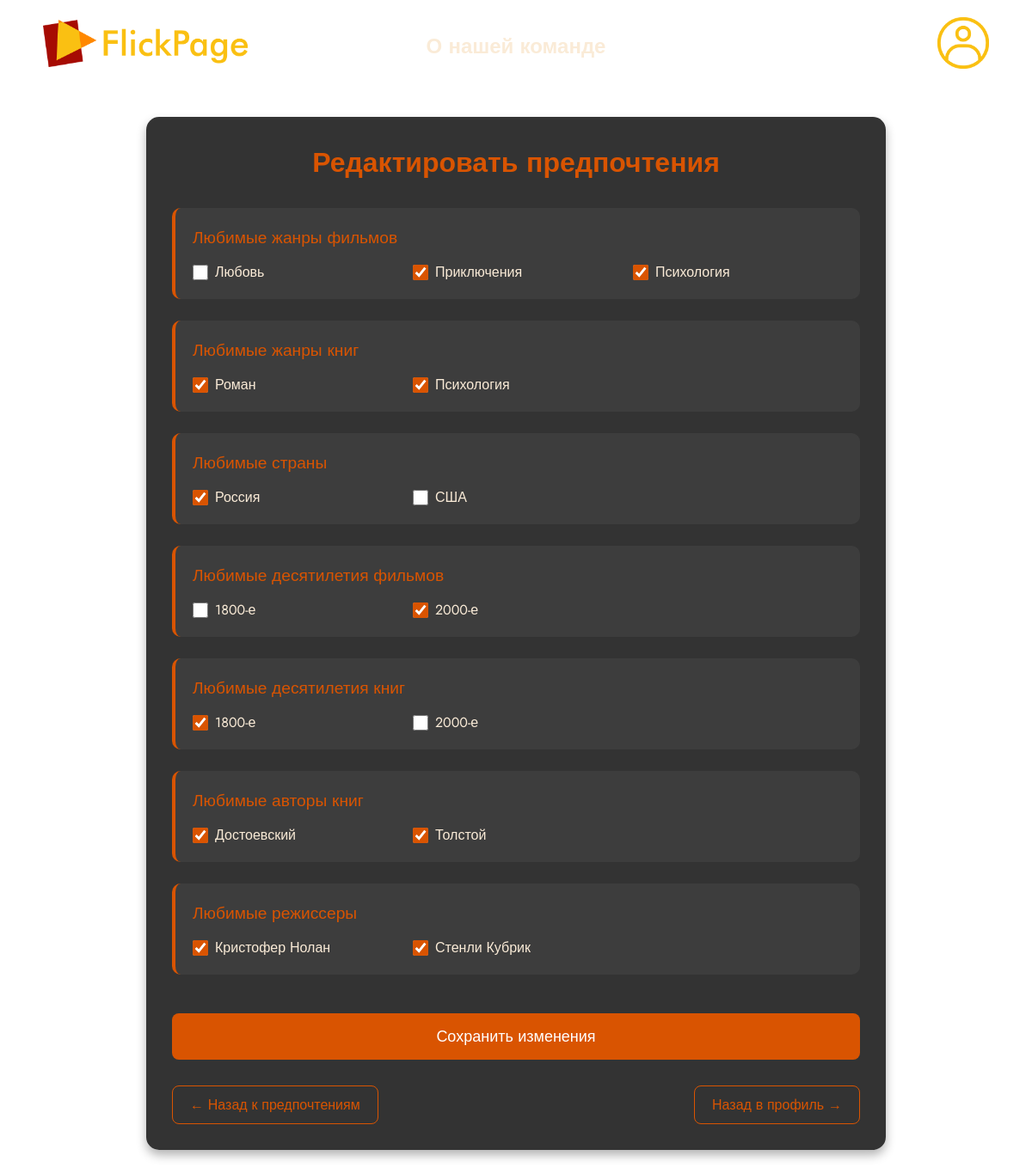
Page /preferences/edit/ (signed in) on the earlier database version.
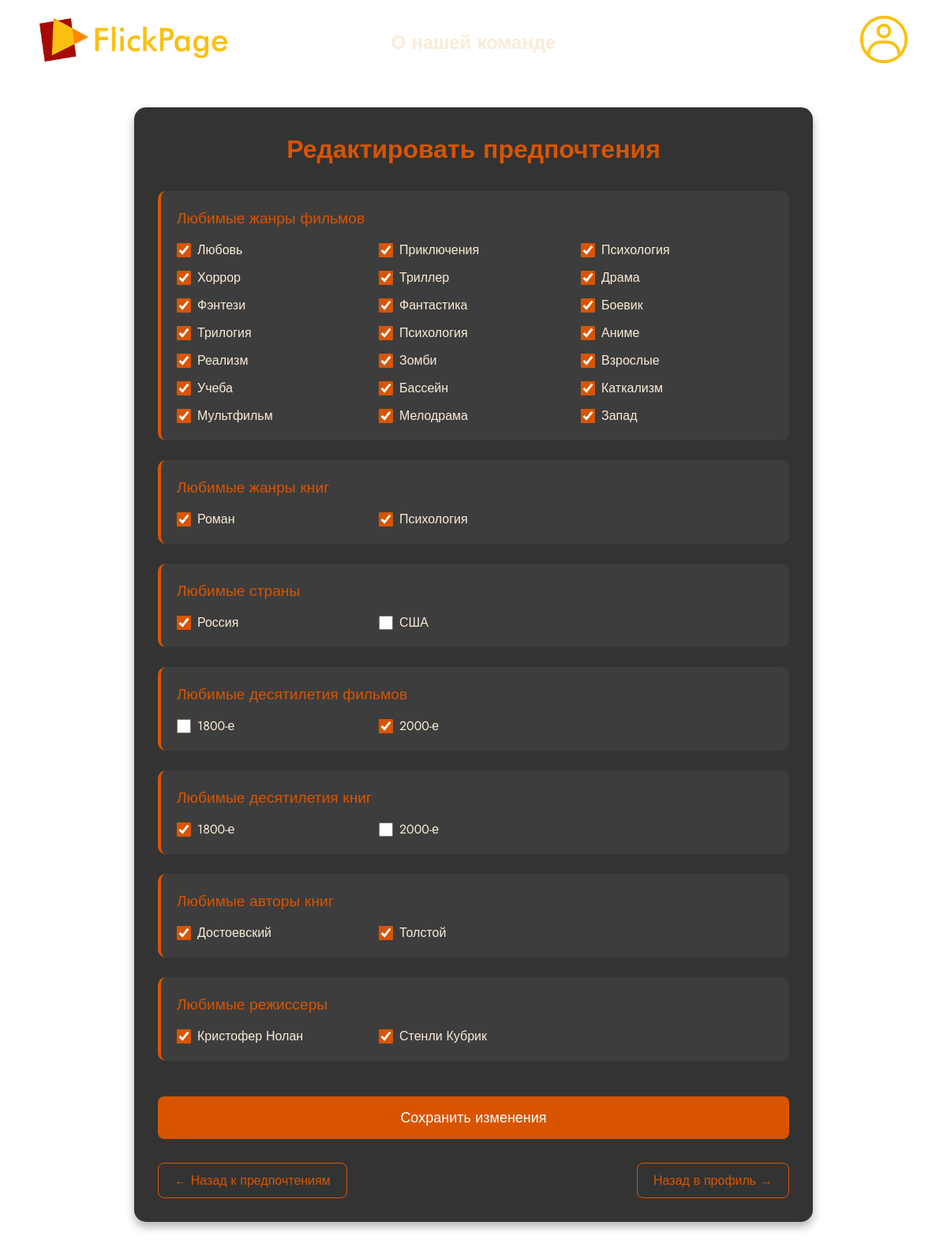
Same page on the later database version.
### preferences/models.py (models this page shows)
class MovieGenre(models.Model):
    name = models.CharField(max_length=50)
    def __str__(self):
        return self.name

### preferences/views.py (the view)
# urls.py: path('edit/', views.edit_preferences, name='edit_preferences'),
@login_required(login_url='login')
def edit_preferences(request):
    try:
        preference = Preference.objects.get(user=request.user)
    except Preference.DoesNotExist:
        preference = Preference(user=request.user)
        preference.save()
    if request.method == "POST":
        form = PreferenceForm(request.POST, instance=preference)
        if form.is_valid():
            form.save()
            return redirect('profile')
    else:
        form = PreferenceForm(instance=preference)
    return render(request, 'preferences/edit_preferences.html', {'form': form})

### preferences/models.py (called while the page is built)
    def __str__(self):
        return self.name

    def __str__(self):
        return self.name

    def __str__(self):
        return self.name

    def __str__(self):
        return self.name

    def __str__(self):
        return self.name

### preferences/templates/preferences/edit_preferences.html (shortened to what this page needs)
{% load static %}
<!DOCTYPE html>
<html lang="ru">
<head>
    <link rel="stylesheet" href="{% static 'users/css/main_page.css' %}">
    <link rel="stylesheet" href="{% static 'preferences/css/edit_preferences.css' %}">
</head>
<body>
    <header class="shapka">
        <div class="logo_1">
            <a href="{% url 'search:browse' %}"><img src="{% static 'users/img/logo.png' %}" height="55" alt="Лого"></a>
        </div>
        <nav class="site-links">
            <a href="{% url 'about' %}">О нашей команде</a>
        </nav>
        <div class="profile_pic">
            <a href="{% url 'profile' %}"><img src="{% static 'users/img/pfp.png' %}" width="60" alt="Иконка профиля"></a>
        </div>
    </header>
    <main class="main">
        <div class="edit-container">
            <h1 class="edit-title">Редактировать предпочтения</h1>
            <form method="post" class="preferences-form">
                {% for field in form %}
                    <div class="form-group">
                        <label class="form-label">{{ field.label }}</label>
                        <div class="checkbox-group">
                            {% for choice in field %}
                                <div class="checkbox-item">
                                    {{ choice.tag }}
                                    <label for="{{ choice.id_for_label }}">{{ choice.choice_label }}</label>
                                </div>
                            {% endfor %}
                        </div>
                    </div>
                {% endfor %}
                <button type="submit" class="submit-button">Сохранить изменения</button>
            </form>
            <div class="navigation-links">
                <a href="{% url 'view_preferences' %}" class="nav-link">← Назад к предпочтениям</a>
                <a href="{% url 'profile' %}" class="nav-link">Назад в профиль →</a>
            </div>
        </div>
    </main>
</body>
</html>

Differences in the rows shown:
added MovieGenre: choice_label "Хоррор"
added MovieGenre: choice_label "Триллер"
added MovieGenre: choice_label "Драма"
added MovieGenre: choice_label "Фэнтези"
added MovieGenre: choice_label "Фантастика"
added MovieGenre: choice_label "Боевик"
added MovieGenre: choice_label "Трилогия"
added MovieGenre: choice_label "Психология"
added MovieGenre: choice_label "Аниме"
added MovieGenre: choice_label "Реализм"
added MovieGenre: choice_label "Зомби"
added MovieGenre: choice_label "Взрослые"
added MovieGenre: choice_label "Учеба"
added MovieGenre: choice_label "Бассейн"
added MovieGenre: choice_label "Каткализм"
added MovieGenre: choice_label "Мультфильм"
added MovieGenre: choice_label "Мелодрама"
added MovieGenre: choice_label "Запад"
Other differences:
form field favorite_movie_genres: "☐" → "☑"
